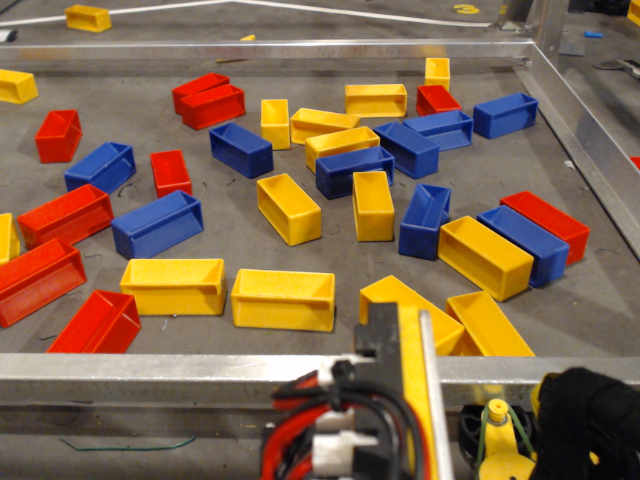
#> input picture imgs/img1.png, 640 x 480 px, found by its file name
$ python 'Michael at Allen.py'
#> lines starting #> are read from the running program, lines starting #| are printed output that depends on the picture; after the words box and inside, x2 and y2 are one past the last pixel; in counts of white or black regions, pixels touching at a corner belong together
import cv2
import numpy as np

asdf = []

#dimensions of image
dim = (600, 800)

# #img = cv2.imread("img3.jpg")
img = cv2.imread("imgs/img1.png")
#> img is the input picture: shape (480, 640, 3); mean B, G, R 77.6, 103.9, 130.9
# # make the img actually visible
img = cv2.resize(img, dim, img)
#> img: shape (800, 600, 3)

cv2.imshow("raw image", img)

# #define camera matrix
# cameraMatrix = np.array([[775.79, 0, 400.898],
#                 [0, 775.79, 300.79],
#                 [0, 0, 1]])

# #define distortion coefficients
# dist = np.array([0.112507, -0.272067, 0, 0, 0.15775, 0, 0, 0])

# newcameramtx, a_roi = cv2.getOptimalNewCameraMatrix(cameraMatrix, dist, dim, 1, dim)
# img = cv2.undistort(img, cameraMatrix, dist, None, newcameramtx)

# cv2.imshow("undistorted", img)
# cv2.waitKey(0)
#Also we'd need to dewarp camera here

        #     <Calibration
        #     size="800 600"
        #     focalLength="775.79f, 775.79f"
        #     principalPoint="400.898f, 300.79f"
        #     distortionCoefficients="0.112507, -0.272067, 0, 0, 0.15775, 0, 0, 0"
        #     />

# --- BLUE CONSTANTS ---
#lowHSV = np.array([0, 60, 30])
#highHSV = np.array([80, 255, 255])

# --- RED CONSTANTS ---
#lowHSV = np.array([115, 60, 80])
#highHSV = np.array([180, 255, 2

# --- YELLOW CONSTANTS ---
lowHSV = np.array([50, 80, 80])
highHSV = np.array([120, 255, 255])


CONTOUR_THRESH_LOW = 500
CONTOUR_THRESH_HIGH = 4000

# image 1
# bounds = [(123, 453), (428, 321), (621, 421), (302, 664)]

# image 2
#bounds = [(0, 60), (500, 40), (620, 620), (-80, 560)]

# image 3
#bounds = [(120, 60), (520, 180), (520, 480), (120, 520)]

bounds = [(50, 60), (500, 60), (650, 440),  (0, 440)]

matrix = cv2.getPerspectiveTransform(np.float32(bounds), np.float32([[0, 0], [dim[0], 0], dim, [0, dim[1]]]))

transformed_image = cv2.warpPerspective(img, matrix, dim)

colorImg = transformed_image.copy()
colorImg = cv2.cvtColor(colorImg, cv2.COLOR_RGB2HSV)
#> colorImg: shape (800, 600, 3); mean H, S, V 91.3, 107.1, 143.3
colorImg = cv2.inRange(colorImg, lowHSV, highHSV)
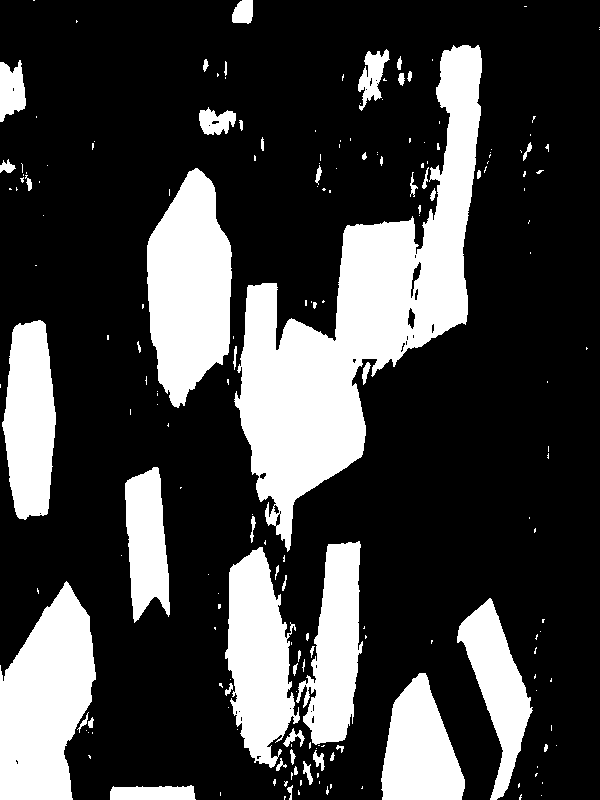
#> colorImg: shape (800, 600); 25.7% white; 192 white regions (137 under 20 px), largest, box (x1, y1, x2, y2) and area: (234, 45, 482, 552) 41638, (0, 581, 96, 800) 14598, (147, 168, 232, 408) 14554

cv2.waitKey(0)

edges = cv2.Canny(img,100,200, apertureSize=3)
#> edges: shape (800, 600); 4.8% white in thin lines or dots

edges = cv2.warpPerspective(edges, matrix, dim)

kernel = cv2.getStructuringElement(cv2.MORPH_RECT, (3, 3))

imgRed = cv2.dilate(edges, kernel, iterations=3)
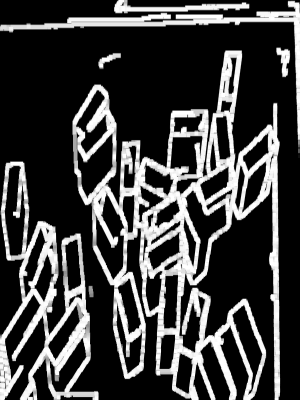
#> imgRed: shape (800, 600) (shown at 1/2 size); min 0, max 255, mean 64.5
imgRed = cv2.morphologyEx(imgRed, cv2.MORPH_OPEN,
                           kernel,
                           iterations=1)

contours, _ = cv2.findContours(edges, cv2.RETR_TREE, cv2.CHAIN_APPROX_SIMPLE)
#> contours = 473 contours, 384 with area under 20; largest, box (x1, y1, x2, y2) and area: (186, 103, 543, 750) 61596, (0, 444, 195, 800) 22159, (147, 171, 231, 408) 13782, (149, 175, 229, 403) 11034, (278, 224, 413, 394) 10024

contours = [contour for contour in contours if cv2.contourArea(contour) > CONTOUR_THRESH_LOW and cv2.contourArea(contour) < CONTOUR_THRESH_HIGH]
#> contours = 21 contours; largest, box (x1, y1, x2, y2) and area: (416, 227, 465, 349) 3700, (495, 208, 558, 800) 3546, (92, 600, 163, 726) 3495, (126, 472, 167, 590) 3243, (397, 329, 463, 405) 2628

satMask = transformed_image.copy()
satMask = cv2.cvtColor(satMask, cv2.COLOR_RGB2HSV)
satMask = cv2.inRange(satMask, np.array([0, 80, 0]), np.array([255, 255, 255]), satMask)
#> satMask: shape (800, 600); 40.9% white; 202 white regions (148 under 20 px), largest, box (x1, y1, x2, y2) and area: (188, 45, 555, 753) 90191, (0, 445, 177, 800) 38032, (349, 579, 533, 800) 26928

contours.sort(key=cv2.contourArea)

samples = []

for contour in contours:
    mask = np.zeros(transformed_image.shape[:2], np.uint8)
    cv2.drawContours(mask, [np.intp(cv2.boxPoints(cv2.minAreaRect(contour)))], -1, 255, cv2.FILLED)


    maskedImg = cv2.bitwise_and(colorImg, colorImg, mask=mask)

    vals = cv2.mean(maskedImg)

    area = cv2.contourArea(contour)

    satVal = vals[0] * transformed_image.shape[0] * transformed_image.shape[1] / area

    satVal /= 255.0

    print(satVal)

    if (satVal > 1):
        samples.append(contour)


        # remove from satmask
        cv2.bitwise_not(mask, mask)
        satMask = cv2.bitwise_and(satMask, satMask, mask=mask)
#> this loop made 21 passes
#> (vals, area, satVal) on passes 1 to 8: ((0.642, 0, 0, 0), 534.5, 2.26), ((0.562, 0, 0, 0), 566.5, 1.87), ((0.524, 0, 0, 0), 627, 1.57), ((0.647, 0, 0, 0), 701, 1.74), ((0.598, 0, 0, 0), 720.5, 1.56), ((0, 0, 0, 0), 824, 0), ((0.812, 0, 0, 0), 1086, 1.41), ((0.834, 0, 0, 0), 1124, 1.4)
#> (printed output is left out)
#> pass 1, `maskedImg = cv2.bitwise_and(colorImg, colorImg, mask=mask)`:
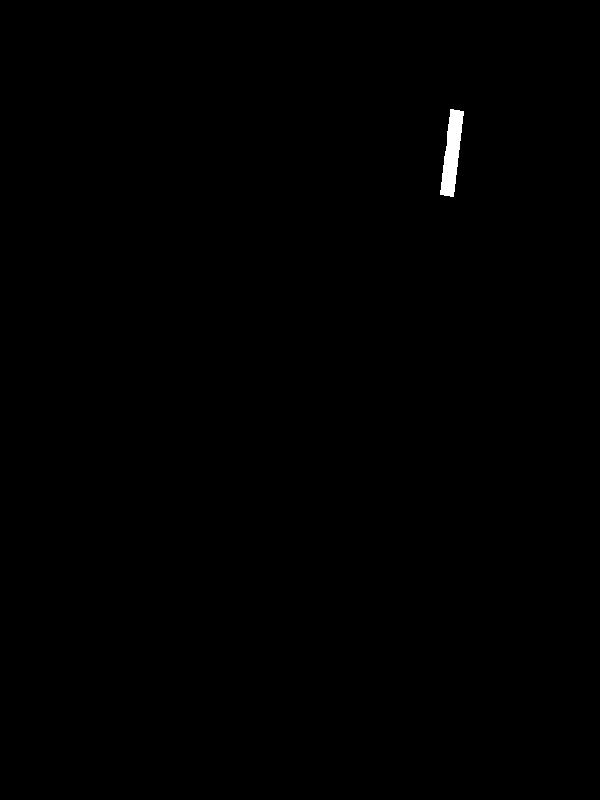
#> maskedImg: shape (800, 600); 0.25% white; 1 white region, box (x1, y1, x2, y2) and area: (440, 109, 464, 197) 1209
#> after the loop:
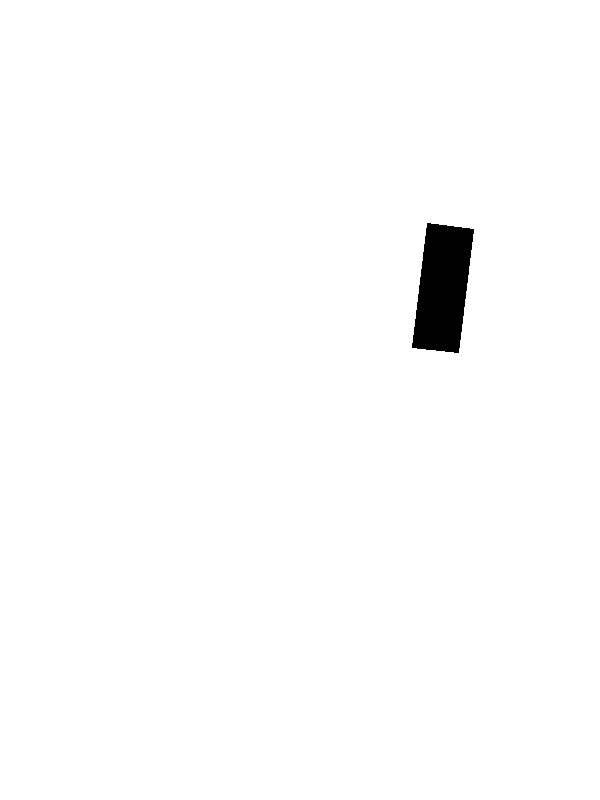
#> mask: shape (800, 600); 98.8% white; 1 black region, box (x1, y1, x2, y2) and area: (412, 223, 474, 353) 5934
#> after the loop:
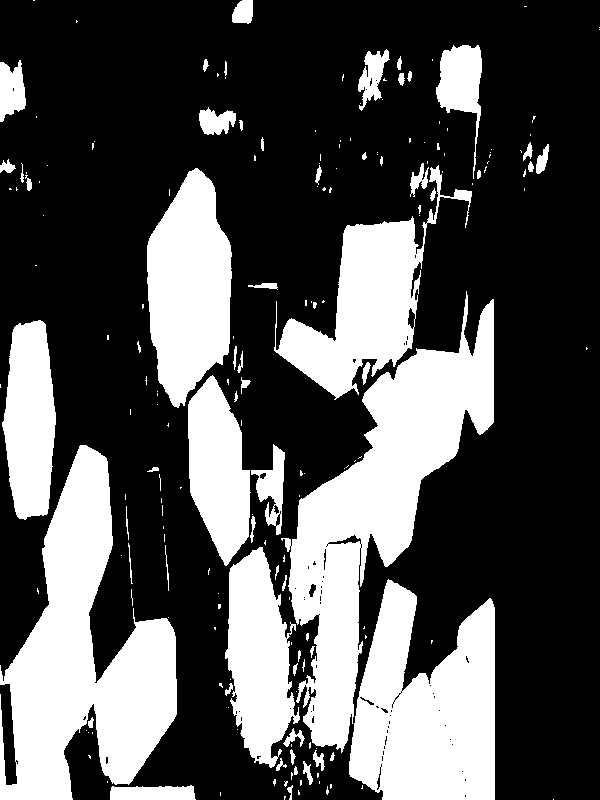
#> satMask: shape (800, 600); 32.3% white; 193 white regions (130 under 20 px)
#> after the loop, samples = 14 contours; largest, box (x1, y1, x2, y2) and area: (416, 227, 465, 349) 3700, (495, 208, 558, 800) 3546, (126, 472, 167, 590) 3243, (291, 392, 363, 468) 2594, (272, 352, 335, 452) 2388


def filterByRatio(sample) -> bool:
    width = np.linalg.norm(sample[0] - sample[1])
    length = np.linalg.norm(sample[1] - sample[2])

    ratio = length / width
    ratioInverted = width / length

    area = length * width

    MIN_AREA = 50
    MAX_AREA = 4000

    if (area < MIN_AREA) or (area > MAX_AREA):
        return False

    MIN_RATIO = 1.3
    MAX_RATIO = 1000

    if ((ratio > MIN_RATIO) and (ratio < MAX_RATIO)) or ((ratioInverted > MIN_RATIO) and (ratioInverted < MAX_RATIO)):
        return True
    return False

def centerPoint(sample) -> tuple:
    x, y = 0, 0
    for i in range (4):
        x += sample[i][0]
        y += sample[i][1]

    x /= 4
    y /= 4

    return {x, y}

samples = list(map(lambda x: np.intp(cv2.boxPoints(cv2.minAreaRect(x))), samples))
#> samples = 14 items
samples = list(filter(filterByRatio, samples))
#> in filterByRatio, `width = np.linalg.norm(sample[0] - sample[1])`: width = 13.15
#> in filterByRatio, `length = np.linalg.norm(sample[1] - sample[2])`: length = 85.59
#> in filterByRatio, `ratio = length / width`: ratio = 6.51
#> in filterByRatio, `ratioInverted = width / length`: ratioInverted = 0.154
#> in filterByRatio, `area = length * width`: area = 1125.7
#> samples = 10 items
#samples = np.sort(samples)


# print(samples)
cv2.drawContours(transformed_image, samples, -1, color=(0, 255, 0), thickness=2)
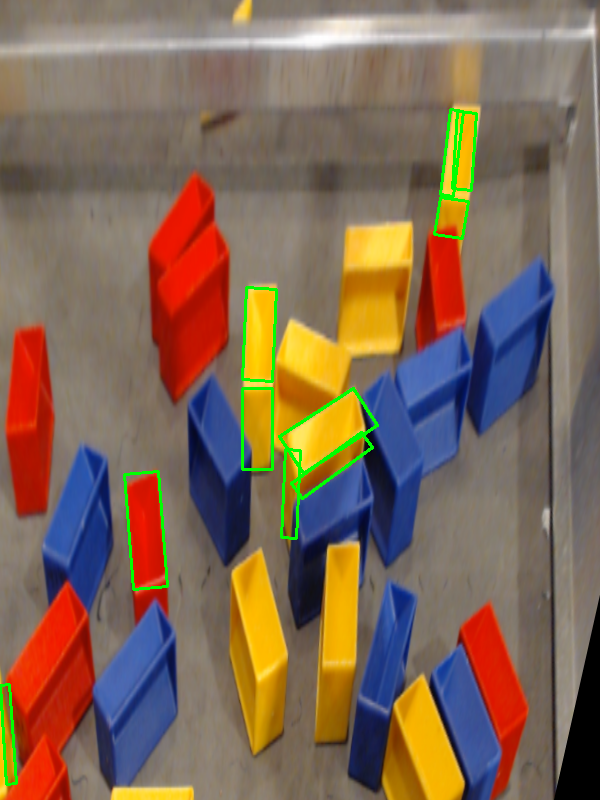
#> transformed_image: shape (800, 600, 3); mean B, G, R 85.4, 104.7, 128.9

cv2.polylines(img, [np.int32(bounds)], True, (255, 0, 0), 5)
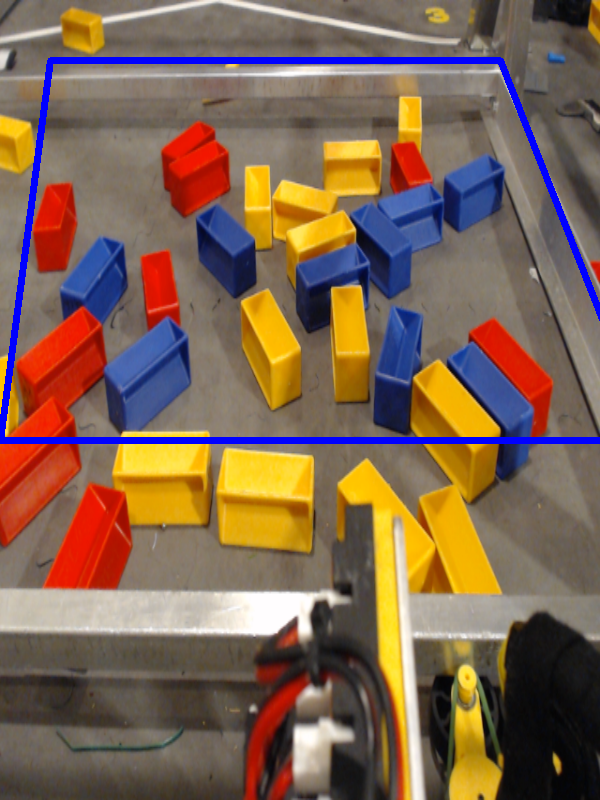
#> img: shape (800, 600, 3); mean B, G, R 81.7, 100.9, 127.3

samples = list(map(lambda sample: centerPoint(sample), samples))


# display image
cv2.imshow("main", img)
cv2.imshow("edges", edges)
cv2.imshow("sat", satMask)
cv2.imshow("done", transformed_image)
cv2.imshow("yellow", colorImg)

cv2.waitKey(0)

$ run again, with img3.jpg saved as imgs/img1.png
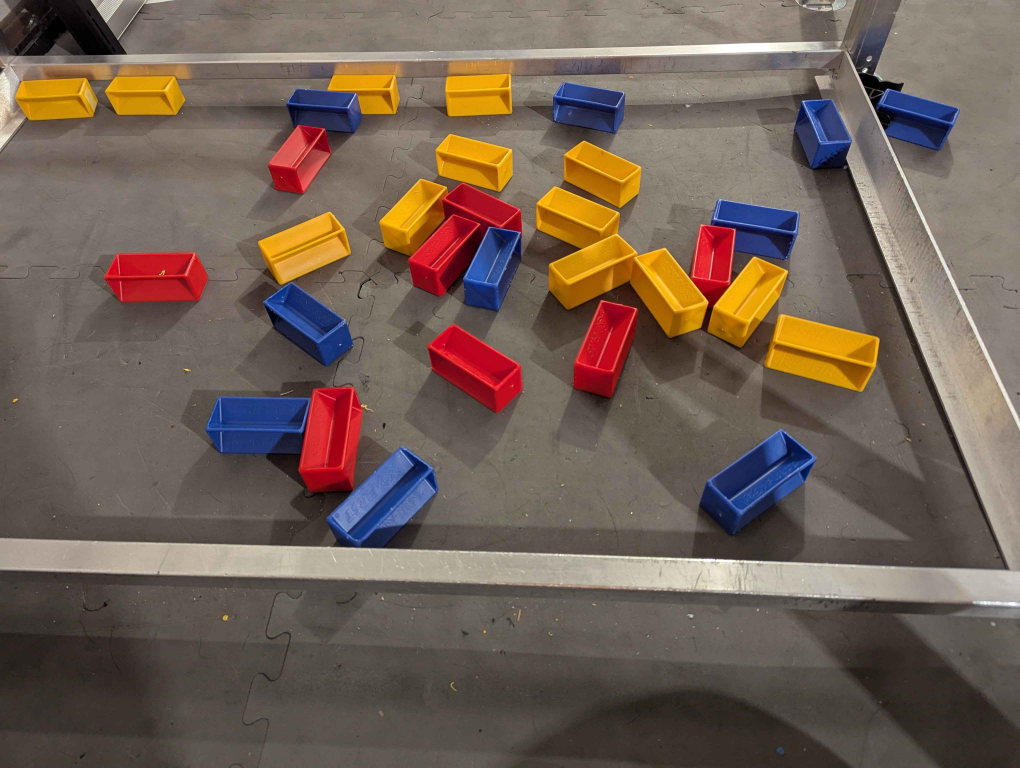
#> input picture img3.jpg, 4080 x 3072 px, found by its file name (shown at 1/4 size)
#> img is the input picture: shape (3072, 4080, 3); mean B, G, R 84.7, 96.4, 113.2
#> `contours, _ = cv2.findContours(edges, cv2.RETR_TREE, cv2.CHAIN_APPROX_..`: contours = 732 contours, 516 with area under 20; largest, box (x1, y1, x2, y2) and area: (123, 0, 590, 800) 118620, (0, 0, 382, 179) 12775, (125, 408, 203, 736) 11280, (42, 495, 128, 623) 5931, (311, 591, 368, 787) 4396
#> `contours = [contour for contour in contours if cv2.contourArea(contour..`: contours = 66 contours; largest, box (x1, y1, x2, y2) and area: (551, 0, 600, 800) 3458, (357, 508, 412, 660) 2508, (217, 336, 264, 488) 2444, (159, 143, 207, 214) 2305, (353, 124, 400, 211) 2270
#> the loop `for contour in contours:` made 66 passes
#> (vals, area, satVal) on passes 1 to 8: ((0, 0, 0, 0), 502, 0), ((0.415, 0, 0, 0), 509.5, 1.53), ((0.191, 0, 0, 0), 539.5, 0.665), ((0.026, 0, 0, 0), 575.5, 0.0851), ((0.549, 0, 0, 0), 588.5, 1.76), ((0.137, 0, 0, 0), 614, 0.419), ((0.0723, 0, 0, 0), 649.5, 0.209), ((0, 0, 0, 0), 700, 0)
#> (printed output is left out)
#> after the loop `for contour in contours:`:
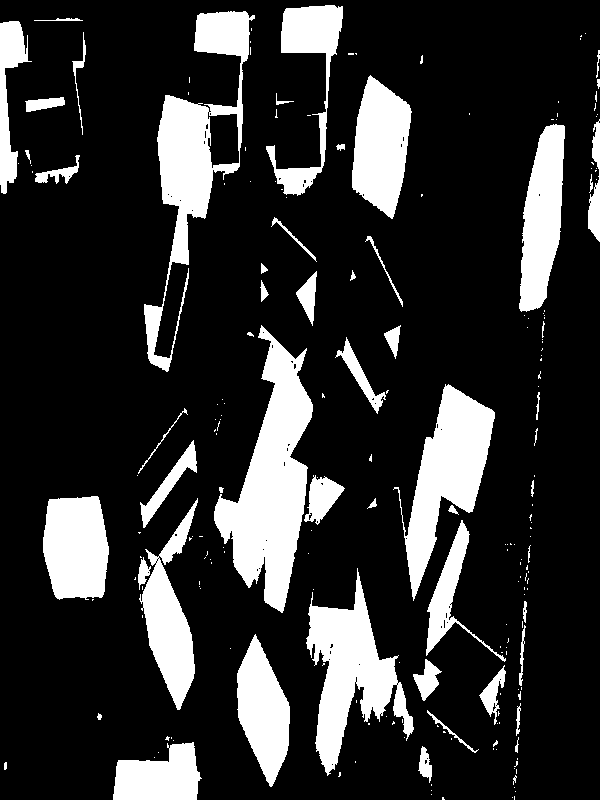
#> satMask: shape (800, 600); 19% white; 212 white regions (157 under 20 px)
#> after the loop `for contour in contours:`: samples = 32 contours; largest, box (x1, y1, x2, y2) and area: (357, 508, 412, 660) 2508, (217, 336, 264, 488) 2444, (443, 623, 502, 695) 2162, (324, 356, 375, 445) 2082, (347, 281, 389, 396) 2016
#> `samples = list(map(lambda x: np.intp(cv2.boxPoints(cv2.minAreaRect(x))..`: samples = 32 items
#> width = 15.13
#> length = 46.87
#> ratio = 3.1
#> ratioInverted = 0.323
#> in filterByRatio, `area = length * width`: area = 709.3
#> `samples = list(filter(filterByRatio, samples))`: samples = 26 items
#> `cv2.polylines(img, [np.int32(bounds)], True, (255, 0, 0), 5)`:
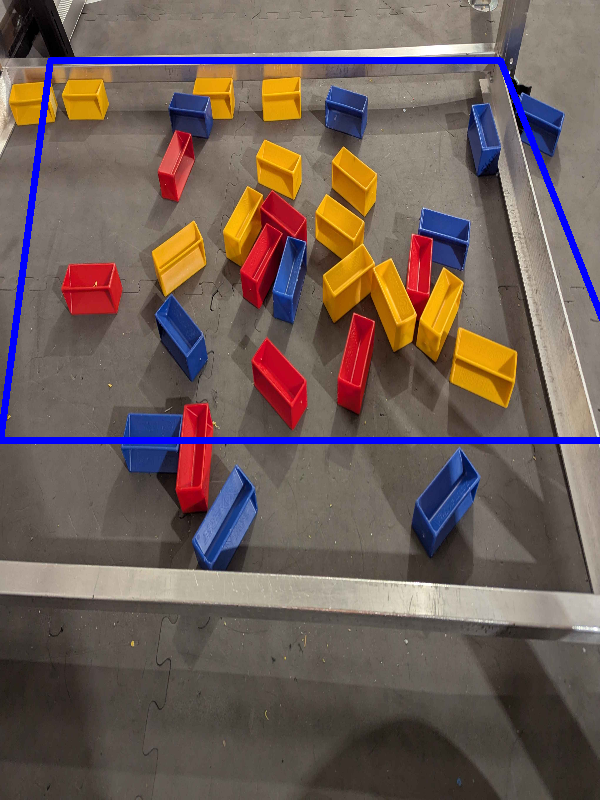
#> img: shape (800, 600, 3); mean B, G, R 88.3, 93.6, 110.1
